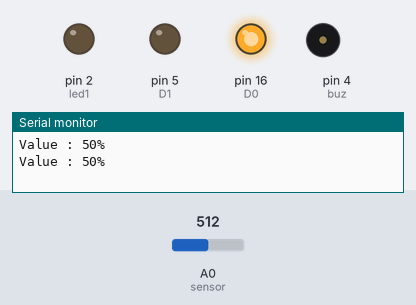
A sketch run on a simulated Arduino Uno, built with avr-gcc and run on an emulated ATmega328P. On the bench: output pins drawn as LEDs (lit = HIGH), buzzer (waves = sounding, pin HIGH), the last lines printed to the serial monitor. Dashed ring = blinking. Inputs (shaded band) come from the test bench; at power-on: A0 (sensor) = 512.

Above: at 2.8 s.
2.9 s: A0 (sensor) set to 429
8.9 s: A0 (sensor) set to 410
At 9.8 s:
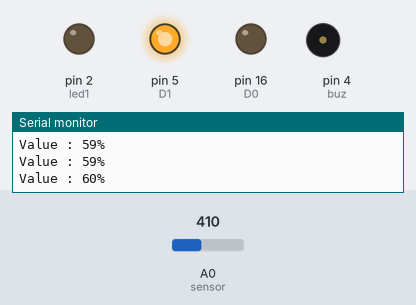
11.6 s: A0 (sensor) set to 376
14.3 s: A0 (sensor) set to 349
At 14.97 s:
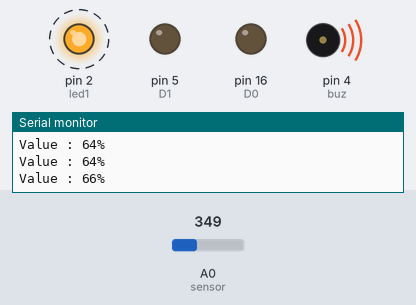
17.8 s: A0 (sensor) set to 511
At 19.4 s:
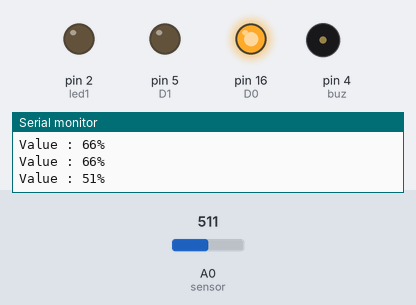
20.5 s: A0 (sensor) set to 306
At 22.18 s:
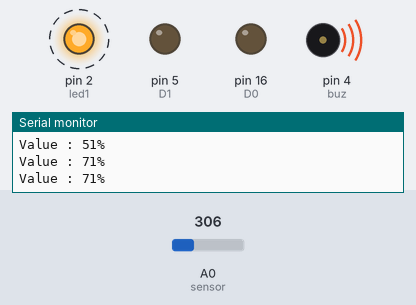
Timing chart, 0 to 25.0 s (numbered marks = the images above; inputs shaded):
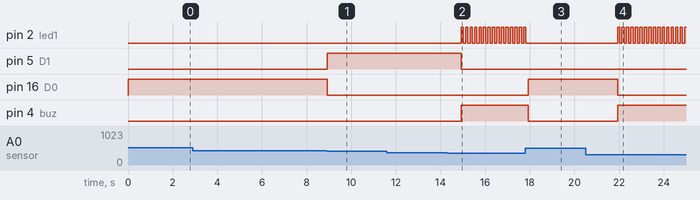

The sketch:

sensor________.ino
```cpp
#define D0 16
#define led3 D0

#define D1 05
#define led2 D1

#define D2 04
#define led1 D2

#define D4 02
#define buz D4

#define sensor A0

void setup() {
 Serial.begin(9600);
  pinMode(led1,OUTPUT); //RED
  pinMode(led2,OUTPUT); //GREEN
  pinMode(led3,OUTPUT); //BLUE
  pinMode(buz,OUTPUT);
}

void loop() {
   int A = analogRead(sensor);
   int value = map(A , 0 , 1023 , 100 , 0 );

     Serial.print("Value : ");
  Serial.print(value);
  Serial.println("%");

  if( value > 65){
   Hight();
  }
  if( value < 65 and value>59){
   Medium();

  }
  if( value <59){
     Low();
  }
}
  void Low()  {
  digitalWrite(led1, 0);
  digitalWrite(led2, 0);
  digitalWrite(led3, 1);
  analogWrite(buz, 10);
  delay(1000);
  analogWrite(buz, 0);
  delay(1000);
}
void Medium() {
  digitalWrite(led1, 0);
  digitalWrite(led2, 1);
  digitalWrite(led3, 0);
  analogWrite(buz, 100);
  delay(500);
  analogWrite(buz, 0);
  delay(500);
}
void Hight()  {
  digitalWrite(led1, 1);
  digitalWrite(led2, 0);
  digitalWrite(led3, 0);
  analogWrite(buz, 200);
  delay(100);
  analogWrite(buz, 0);
  delay(100);
}
```

Measured:
- the behaviour switches between 420 and 419 on A0 (sensor) (found by bisection; images 0 and 1)
- the behaviour switches between 359 and 358 on A0 (sensor) (found by bisection; images 1 and 2)
- after the input at 8.9 s, pin 5 (D1): LOW → HIGH at once; pin 16 (D0): HIGH → LOW at once
- after the input at 14.3 s, pin 2 (led1): alternates HIGH for 0.10 s and LOW for 0.10 s, starting after 0.63 s; pin 5 (D1): HIGH → LOW after 0.63 s; pin 4 (buz): LOW → HIGH after 0.63 s
- after the input at 17.8 s, pin 2 (led1): goes on until 17.8 s, then stays LOW; pin 16 (D0): LOW → HIGH after 0.13 s; pin 4 (buz): HIGH → LOW after 0.13 s
- after the input at 20.5 s, pin 2 (led1): alternates HIGH for 0.10 s and LOW for 0.10 s, starting after 1.4 s; pin 16 (D0): HIGH → LOW after 1.4 s; pin 4 (buz): LOW → HIGH after 1.4 s
